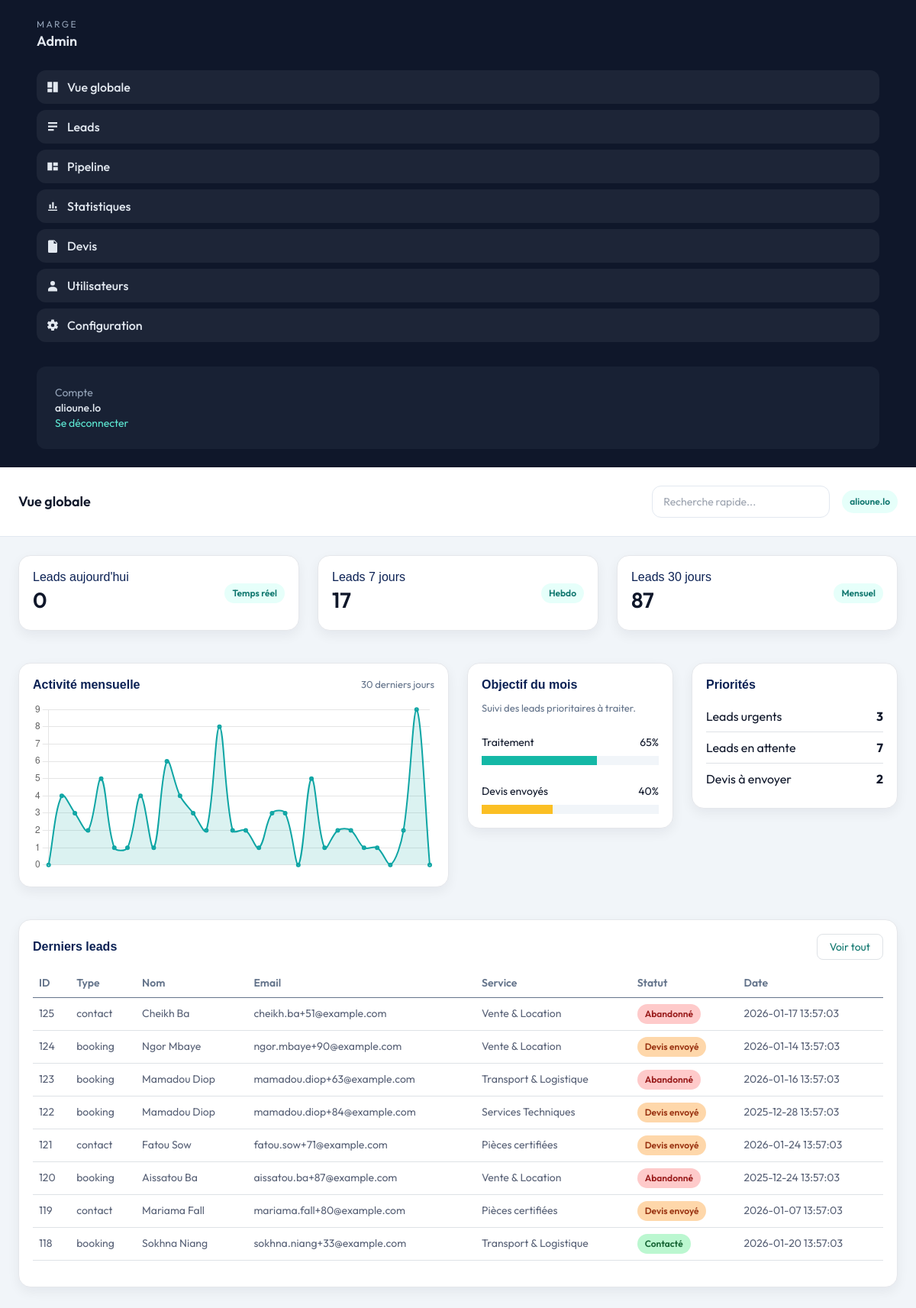
Page /dashboard/index.php (signed in) on the committed database.
### tables this page shows
CREATE TABLE leads (
            id INTEGER PRIMARY KEY AUTOINCREMENT,
            type TEXT NOT NULL,
            name TEXT NOT NULL,
            email TEXT NOT NULL,
            phone TEXT,
            service TEXT,
            requested_date TEXT,
            subject TEXT,
            message TEXT,
            details TEXT,
            status TEXT NOT NULL DEFAULT "Nouveau",
            priority TEXT NOT NULL DEFAULT "Normal",
            notes TEXT,
            source TEXT NOT NULL DEFAULT "site",
            created_at TEXT NOT NULL,
            updated_at TEXT NOT NULL
        , archived_at TEXT);

### dashboard/index.php (the view, shortened to what this page needs)
<?php
require_once __DIR__ . '/_inc/layout.php';
$pdo = db();
$todayStart = date('Y-m-d 00:00:00');
$tomorrow = date('Y-m-d 00:00:00', strtotime('+1 day'));
$weekStart = date('Y-m-d 00:00:00', strtotime('-7 day'));
$monthStart = date('Y-m-d 00:00:00', strtotime('-30 day'));
$stmt = $pdo->prepare('SELECT COUNT(*) AS c FROM leads WHERE archived_at IS NULL AND created_at >= :start AND created_at < :end');
$stmt->execute([':start' => $todayStart, ':end' => $tomorrow]);
$todayCount = (int)($stmt->fetch()['c'] ?? 0);
$stmt = $pdo->prepare('SELECT COUNT(*) AS c FROM leads WHERE archived_at IS NULL AND created_at >= :start');
$stmt->execute([':start' => $weekStart]);
$weekCount = (int)($stmt->fetch()['c'] ?? 0);
$stmt = $pdo->prepare('SELECT COUNT(*) AS c FROM leads WHERE archived_at IS NULL AND created_at >= :start');
$stmt->execute([':start' => $monthStart]);
$monthCount = (int)($stmt->fetch()['c'] ?? 0);
$counts = [
  'today' => $todayCount,
  'week' => $weekCount,
  'month' => $monthCount,
];
$latest = $pdo->query("SELECT id, type, name, email, service, status, created_at FROM leads WHERE archived_at IS NULL ORDER BY id DESC LIMIT 8")->fetchAll();
function status_badge_class(string $status): string {
  return match ($status) {
    'Nouveau' => 'badge-new',
    'En cours de traitement' => 'badge-progress',
    'Contacté' => 'badge-contacte',
    'Devis envoyé' => 'badge-devis',
    'Converti' => 'badge-converti',
    'Abandonné' => 'badge-abandonne',
    default => 'badge-new'
  };
}
$chartRows = $pdo->query("SELECT date(created_at) AS d, COUNT(*) AS c FROM leads WHERE archived_at IS NULL AND created_at >= datetime('now','-29 day') GROUP BY date(created_at) ORDER BY d")->fetchAll();
$chartMap = [];
foreach ($chartRows as $row) {
  $chartMap[$row['d']] = (int)$row['c'];
}
$chartLabels = [];
$chartValues = [];
for ($i = 29; $i >= 0; $i--) {
  $d = date('Y-m-d', strtotime("-$i days"));
  $chartLabels[] = $d;
  $chartValues[] = $chartMap[$d] ?? 0;
}
?>
<div class="row g-4">
  <div class="col-12 col-md-4">
    <div class="admin-card admin-stat">
      <div>
        <h6>Leads aujourd'hui</h6>
        <div class="admin-stat-value"><?php echo (int)$counts['today']; ?></div>
      </div>
      <span class="admin-chip">Temps r&eacute;el</span>
    </div>
  </div>
  <div class="col-12 col-md-4">
    <div class="admin-card admin-stat">
      <div>
        <h6>Leads 7 jours</h6>
        <div class="admin-stat-value"><?php echo (int)$counts['week']; ?></div>
      </div>
      <span class="admin-chip">Hebdo</span>
    </div>
  </div>
  <div class="col-12 col-md-4">
    <div class="admin-card admin-stat">
      <div>
        <h6>Leads 30 jours</h6>
        <div class="admin-stat-value"><?php echo (int)$counts['month']; ?></div>
      </div>
      <span class="admin-chip">Mensuel</span>
    </div>
  </div>
  <div class="col-12 col-lg-6">
    <div class="admin-card">
      <div class="admin-section-title">
        <h5>Activit&eacute; mensuelle</h5>
        <span class="admin-note">30 derniers jours</span>
      </div>
      <div class="h-56">
        <canvas id="leadsChart"></canvas>
      </div>
    </div>
  </div>
  <div class="col-12 col-lg-3">
    <div class="admin-card">
      <div class="admin-section-title">
        <h5>Objectif du mois</h5>
      </div>
      <p class="admin-note">Suivi des leads prioritaires &agrave; traiter.</p>
      <div class="mt-4">
        <div class="d-flex justify-content-between text-sm mb-2"><span>Traitement</span><span>65%</span></div>
        <div class="w-100 h-3 rounded bg-slate-100">
          <div class="h-3 rounded bg-teal-500" style="width:65%"></div>
        </div>
      </div>
      <div class="mt-4">
        <div class="d-flex justify-content-between text-sm mb-2"><span>Devis envoy&eacute;s</span><span>40%</span></div>
        <div class="w-100 h-3 rounded bg-slate-100">
          <div class="h-3 rounded bg-amber-400" style="width:40%"></div>
        </div>
      </div>
    </div>
  </div>
  <div class="col-12 col-lg-3">
    <div class="admin-card">
      <div class="admin-section-title">
        <h5>Priorit&eacute;s</h5>
      </div>
      <ul class="list-unstyled mb-0">
        <li class="d-flex justify-content-between py-2 border-bottom">Leads urgents <strong>3</strong></li>
        <li class="d-flex justify-content-between py-2 border-bottom">Leads en attente <strong>7</strong></li>
        <li class="d-flex justify-content-between py-2">Devis &agrave; envoyer <strong>2</strong></li>
      </ul>
    </div>
  </div>
  <div class="col-12">
    <div class="admin-card">
      <div class="admin-section-title">
        <h5>Derniers leads</h5>
        <a class="px-3 py-1.5 rounded-lg border border-teal-200 text-teal-700 text-sm hover:bg-teal-50" href="/dashboard/leads/list.php">Voir tout</a>
      </div>
      <div class="overflow-x-auto">
        <table class="table admin-table">
          <thead>
            <tr>
              <th>ID</th>
              <th>Type</th>
              <th>Nom</th>
              <th>Email</th>
              <th>Service</th>
              <th>Statut</th>
              <th>Date</th>
            </tr>
          </thead>
          <tbody>
            <?php foreach ($latest as $lead): ?>
              <tr>
                <td><a href="/dashboard/leads/view.php?id=<?php echo (int)$lead['id']; ?>"><?php echo (int)$lead['id']; ?></a></td>
                <td><?php echo htmlspecialchars($lead['type']); ?></td>
                <td><?php echo htmlspecialchars($lead['name']); ?></td>
                <td><?php echo htmlspecialchars($lead['email']); ?></td>
                <td><?php echo htmlspecialchars($lead['service'] ?? ''); ?></td>
                <td><span class="badge-status <?php echo status_badge_class((string)$lead['status']); ?>"><?php echo htmlspecialchars($lead['status']); ?></span></td>
                <td><?php echo htmlspecialchars($lead['created_at']); ?></td>
              </tr>
            <?php endforeach; ?>
          </tbody>
        </table>
      </div>
    </div>
  </div>
</div>
<script>
  const labels = <?php echo json_encode($chartLabels, JSON_UNESCAPED_UNICODE); ?>;
  const values = <?php echo json_encode($chartValues, JSON_UNESCAPED_UNICODE); ?>;
  const ctx = document.getElementById('leadsChart').getContext('2d');
  new Chart(ctx, {
    type: 'line',
    data: {
      labels,
      datasets: [{
        label: 'Leads',
        data: values,
        borderColor: '#0ea5a4',
        backgroundColor: 'rgba(14,165,164,0.15)',
        borderWidth: 2,
        tension: 0.35,
        fill: true,
        pointRadius: 2
      }]
    },
    options: {
      responsive: true,
      maintainAspectRatio: false,
      plugins: {
        legend: { display: false }
      },
      scales: {
        x: { display: false },
        y: { beginAtZero: true }
      }
    }
  });
</script>

### dashboard/assets/admin.css (style rules this page uses)
.font-outfit { font-family: "Outfit", "Segoe UI", system-ui, sans-serif; }
.admin-card { background: #fff; border: 1px solid #e5e7eb; border-radius: 16px; padding: 18px; margin-bottom: 18px; box-shadow: 0 6px 16px rgba(15, 23, 42, 0.06); }
.admin-section-title { display: flex; align-items: center; justify-content: space-between; margin-bottom: 12px; }
.admin-section-title h5 { margin: 0; font-size: 16px; font-weight: 600; }
.admin-note { color: var(--muted); font-size: 13px; }
.admin-stat { display: flex; align-items: center; justify-content: space-between; }
.admin-stat-value { font-size: 28px; font-weight: 600; }
.admin-chip { display: inline-flex; align-items: center; gap: 6px; padding: 4px 10px; border-radius: 999px; background: #e6fffa; color: #0f766e; font-size: 12px; font-weight: 600; }
.badge-status { display: inline-flex; align-items: center; padding: 4px 10px; border-radius: 999px; font-size: 12px; font-weight: 600; }
.badge-contacte { background: #bbf7d0; color: #166534; }
.badge-devis { background: #fed7aa; color: #9a3412; }
.badge-abandonne { background: #fecaca; color: #991b1b; }
.admin-table th, .admin-table td { vertical-align: middle; font-size: 14px; }
.admin-table thead th { color: var(--muted); font-weight: 600; }
.admin-table { width: 100%; border-collapse: collapse; }

### rows in the picture
leads: id "125", type "contact", name "Cheikh Ba", email "cheikh.ba+51@example.com", service "Vente & Location", status "Abandonné", created_at "2026-01-17 13:57:03"
leads: id "124", type "booking", name "Ngor Mbaye", email "ngor.mbaye+90@example.com", service "Vente & Location", status "Devis envoyé", created_at "2026-01-14 13:57:03"
leads: id "123", type "booking", name "Mamadou Diop", email "mamadou.diop+63@example.com", service "Transport & Logistique", status "Abandonné", created_at "2026-01-16 13:57:03"
leads: id "122", type "booking", name "Mamadou Diop", email "mamadou.diop+84@example.com", service "Services Techniques", status "Devis envoyé", created_at "2025-12-28 13:57:03"
leads: id "121", type "contact", name "Fatou Sow", email "fatou.sow+71@example.com", service "Pièces certifiées", status "Devis envoyé", created_at "2026-01-24 13:57:03"
leads: id "120", type "booking", name "Aissatou Ba", email "aissatou.ba+87@example.com", service "Vente & Location", status "Abandonné", created_at "2025-12-24 13:57:03"
leads: id "119", type "contact", name "Mariama Fall", email "mariama.fall+80@example.com", service "Pièces certifiées", status "Devis envoyé", created_at "2026-01-07 13:57:03"
leads: id "118", type "booking", name "Sokhna Niang", email "sokhna.niang+33@example.com", service "Transport & Logistique", status "Contacté", created_at "2026-01-20 13:57:03"

### other values in the picture
$user "alioune.lo"
$title "Vue globale"
$counts['today'] "0"
$counts['week'] "17"
$counts['month'] "87"
chart data {{ json_encode($chartValues, JSON_UNESCAPED_UNICODE) }} [0,4,3,2,5,1,1,4,1,6,4,3,2,8,2,2,1,3,3,0,5,1,2,2,1,1,0,2,9,0]
